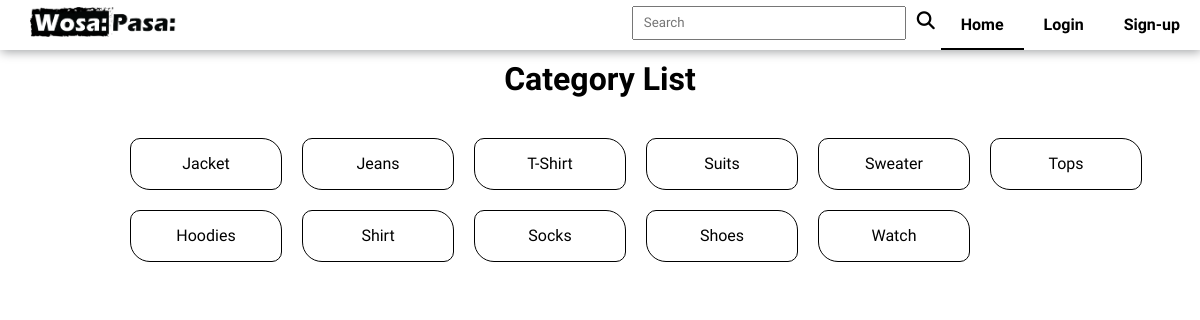
The app's page /wosapasa/categorylist.php, older data.
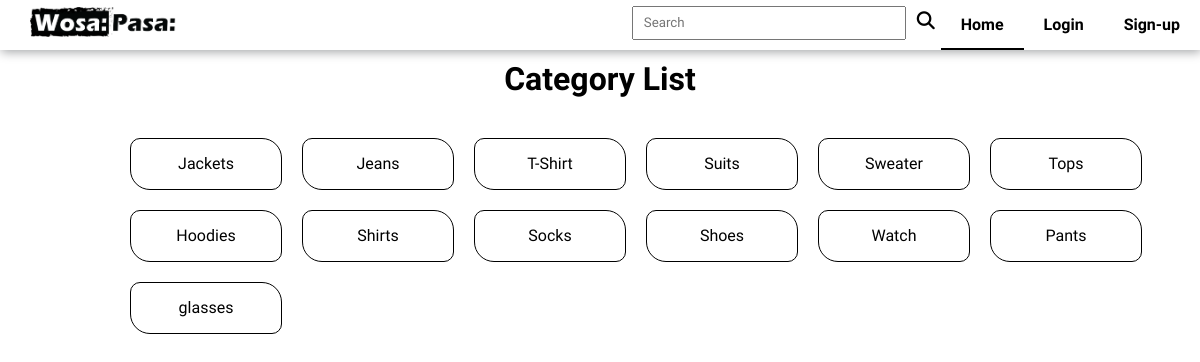
The same page, newer data.
### tables this page shows
CREATE TABLE `categories` (
  `c_id` int NOT NULL AUTO_INCREMENT,
  `name` varchar(255) NOT NULL,
  `status` tinyint(1) NOT NULL DEFAULT '1',
  PRIMARY KEY (`c_id`),
  UNIQUE KEY `name` (`name`)
);

### wosapasa/categorylist.php (the view, shortened to what this page needs)
<?php
    require_once 'config/utility.php';
    $q_category = "SELECT * from categories where status=1";
    $result = mysqli_query($conn,$q_category);
?>
<!DOCTYPE html>
<html lang="en">
<head>
    <?php require_once 'assets/component/head.php' ?>
</head>
<body>
    <?php require_once 'assets/component/topnav.php' ?>
        <div class="container">
            <h1 class="header">Category List</h1>
        <div class="category_cards">
        <?php while($category = mysqli_fetch_assoc($result)){ ?>
            <a class="disable_link" href="/category.php?id=<?= $category['c_id'] ?>">
            <div class="category_card">
                <?= $category['name'] ?>
            </div>
            </a>
            <?php }
        ?>
        </div>
    </div>
</body>
</html>

Row changes from the older to the newer data that the page shows:
changed categories: name "Jacket" → "Jackets"
changed categories: name "Shirt" → "Shirts"
added categories: name "Pants"
added categories: name "glasses"
